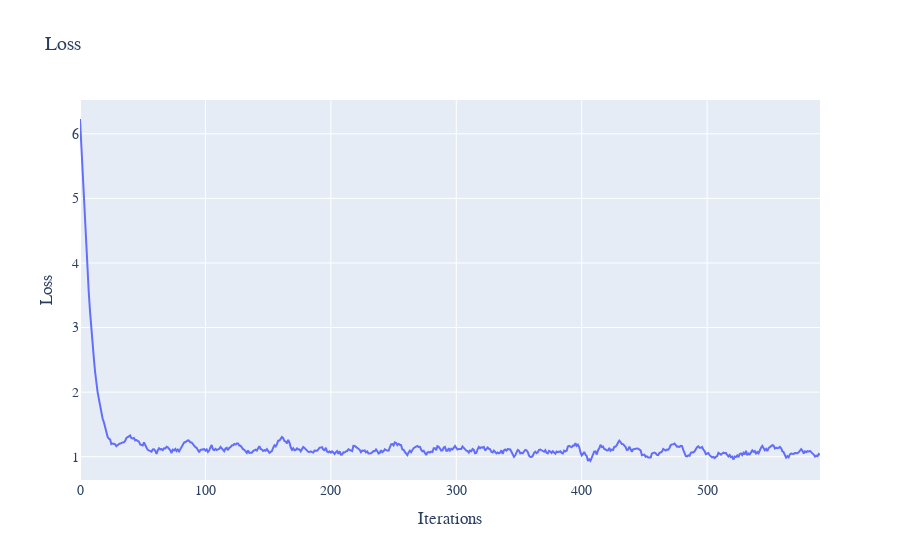

The cell this chart's notebook holds for it:
### Code cell
eq = LQG()
model = MODEL_CONFIG = {
    "hidden_dim": 64,
    "learning_rate": 1e-3,
    "loss_weights": (1, 1),
    "sampling_method": "uniform",
    "lr_decay": 0.98,
    "network_type": "MEAN",
    "optimiser": "Adam",
    "method": "Galerkin"
}
solver = DeepPDESolver(model, eq)
losses = list(solver.train(600))
plot_losses(losses)

### Figure 1 — Plotly figure (JSON) as saved in the notebook; plotly's stock layout.template omitted (floating-point values rounded to 4 significant figures; data arrays with more than 128 entries replaced by an {"elided": "..."} marker saying what was removed)
{"data": [{"mode": "lines", "name": "Error at x=0.1", "type": "scatter", "x": {"elided": "591 int values"}, "xaxis": "x", "y": {"elided": "591 float values"}, "yaxis": "y"}], "layout": {"font": {"family": "Courier New, monospace", "size": 14}, "title": {"text": "Loss"}, "xaxis": {"anchor": "y", "domain": [0, 1], "title": {"text": "Iterations"}}, "yaxis": {"anchor": "x", "domain": [0, 1], "title": {"text": "Loss"}}}}
